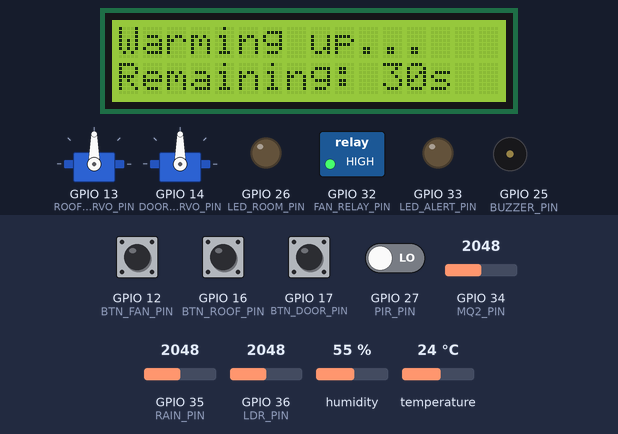
This program was run on a simulated ESP32. On the bench: 16×2 character LCD, 2 × servo, switched loads named in the program (green lamp = pin HIGH), output pins drawn as LEDs (lit = HIGH), buzzer (waves = sounding, pin HIGH). The test bench sets the inputs (shaded band); at power-on: GPIO 12 (BTN_FAN_PIN), GPIO 16 (BTN_ROOF_PIN), GPIO 17 (BTN_DOOR_PIN) HIGH, GPIO 27 (PIR_PIN) LOW, GPIO 34 (MQ2_PIN) = 2048, GPIO 35 (RAIN_PIN) = 2048, GPIO 36 (LDR_PIN) = 2048, humidity 55 %, temperature 24 °C. What the program prints to the serial monitor is not drawn.

Above: at 0.2 s.
At 4.2 s:
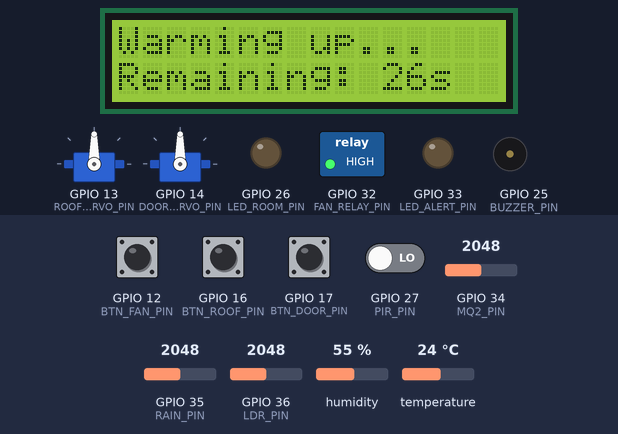
At 8.2 s:
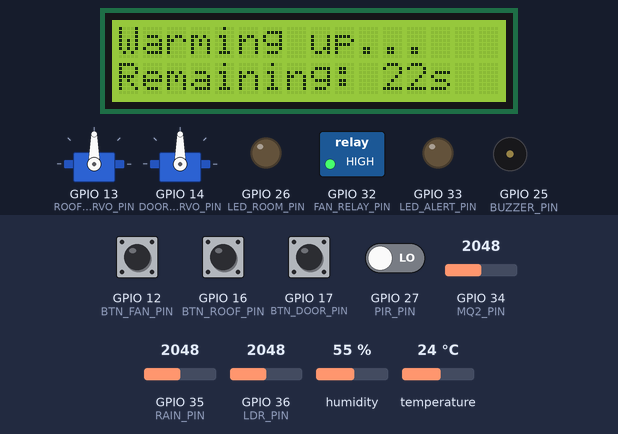
At 16.2 s:
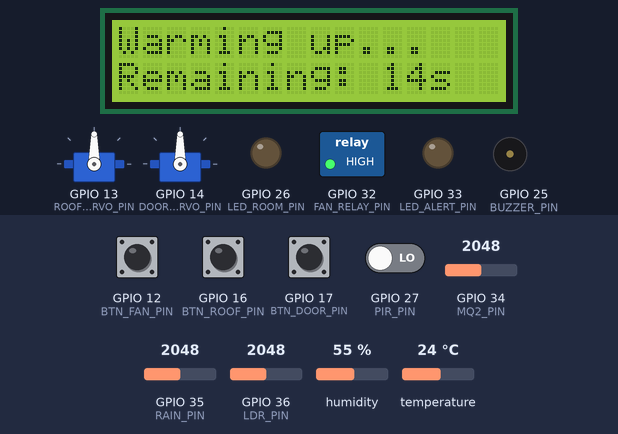
At 24.2 s:
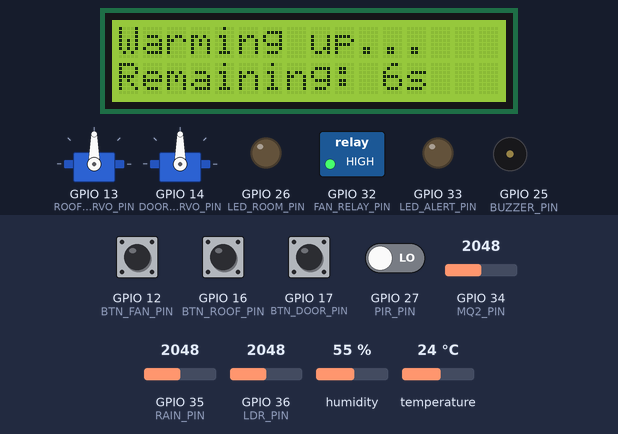
At 32.1 s:
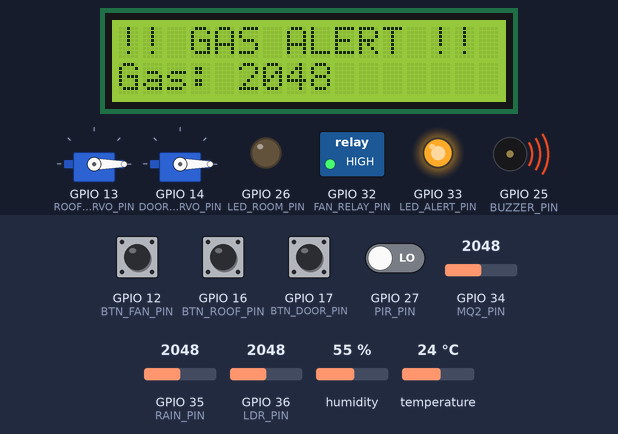
Timing chart, 0 to 33.6 s (numbered marks = the images above):
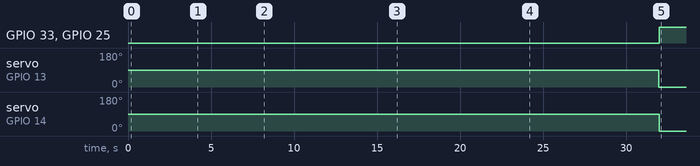

The program:

main.cpp
```cpp
#include <Arduino.h>
#include "config.h"
#include "secrets.h"
#include "SensorManager.h"
#include "ActuatorManager.h"
#include "ButtonManager.h"
#include "DisplayManager.h"
#include "RFIDManager.h"
#include "blynk_manager.h"
#include "HomeController.h"

SensorManager sensors;
ActuatorManager actuators;
ButtonManager buttons;
DisplayManager display;
RFIDManager rfid;
HomeController home;

unsigned long lastSensorRead = 0;

void setup()
{
    Serial.begin(115200);

    display.begin();
    sensors.begin();
    actuators.begin();
    buttons.begin();
    rfid.begin();
    home.begin();

    // TODO: replace with your own card's real UID (see test/main_stageC.backup.cpp to scan it)
    byte authorizedUID[] = {0x10, 0xCC, 0xD6, 0x0B};
    rfid.setAuthorizedUID(authorizedUID, sizeof(authorizedUID));

    display.runWarmup();

    // Blynk connects AFTER the warmup so the LCD countdown isn't delayed by a slow WiFi handshake
    blynkManager.begin();
}

void loop()
{
    unsigned long now = millis();

    buttons.update();
    blynkManager.run();

    if (now - lastSensorRead >= SENSOR_READ_INTERVAL_MS)
    {
        lastSensorRead = now;
        sensors.update();
    }

    // HomeController reads current sensor/button/RFID/Blynk state every loop and drives
    // all 6 automation rules + syncs the dashboard + fires the 2 alert events.
    home.update(sensors, actuators, buttons, rfid, blynkManager);

    // DisplayManager throttles itself internally (DISPLAY_UPDATE_MS) - safe to call every loop
    display.update(sensors.getTemperature(), sensors.isRaining(), sensors.getGasValue(), sensors.isDark());
}
```

secrets.h
```cpp
#pragma once

// Fill in your real values, then rename this file (or copy it) to "secrets.h" -
// "secrets.h" is gitignored so your token/password never get committed.
// Get BLYNK_AUTH_TOKEN from your Blynk.Console -> device -> Device Info.

#define BLYNK_AUTH_TOKEN "7Tp-K8ZE59v3Ghg0Jd-Pa2B_k0IzCNCE"
#define WIFI_SSID "3TL"
#define WIFI_PASS "68686868"
```

config.h
```cpp
#pragma once

// ==================== LCD I2C ====================
#define LCD_ADDR 0x27 // If LCD shows nothing, run an I2C scanner to check the real address (could be 0x3F)
#define LCD_COLS 16
#define LCD_ROWS 2

// ==================== DHT11 ====================
#define DHT_PIN 4
#define DHT_TYPE DHT11

// ==================== MQ2 (gas) ====================
#define MQ2_PIN 34             // Analog pin, input-only
#define GAS_THRESHOLD_HIGH 750 // Above this -> enter gas alert state
#define GAS_THRESHOLD_LOW 700  // Below this -> return to normal state (hysteresis to avoid flicker)

// ==================== Rain sensor ====================
#define RAIN_PIN 35 // Analog pin, input-only
// LOWER analog value means WETTER (depends on module, must be calibrated via Serial Monitor)
#define RAIN_WET_THRESHOLD 3200 // Below this -> considered raining
#define RAIN_DRY_THRESHOLD 3400 // Above this -> considered dry (gap between the two = hysteresis, avoids flicker)

// ==================== PIR (motion detection) ====================
#define PIR_PIN 27

// ==================== LDR (light level) ====================
#define LDR_PIN 36 // Analog pin, input-only (VP)
// TODO: calibrate direction via Serial Monitor - some modules read HIGHER when darker, others LOWER.
// Values below assume HIGHER raw value = darker; flip the comparison in SensorManager if yours is inverted.
#define LIGHT_DARK_THRESHOLD 3000   // Above this -> considered dark
#define LIGHT_BRIGHT_THRESHOLD 2500 // Below this -> considered bright (gap = hysteresis, avoids flicker)

// ==================== Servos ====================
#define ROOF_SERVO_PIN 13 // Roof/awning servo
#define DOOR_SERVO_PIN 14 // Door servo

// ==================== Buzzer / LED / Fan ====================
#define BUZZER_PIN 25

#define LED_ROOM_PIN 26  // Room light, auto/manual control
#define LED_ALERT_PIN 33 // Alert light (e.g. gas alert)
#define FAN_RELAY_PIN 32 // Controls the fan via relay/transistor

// ==================== RFID RC522 (SPI) ====================
// SCK=18, MISO=19, MOSI=23 are ESP32's default SPI pins, no need to define separately
#define RFID_SS_PIN 5
#define RFID_RST_PIN 15

// ==================== RFID authorized card ====================
// Điền UID thẻ hợp lệ sau khi quét bằng code test (ví dụ: {0xDE, 0xAD, 0xBE, 0xEF})
#define AUTHORIZED_UID_LENGTH 4

// ==================== Button ====================

#define BTN_ROOF_PIN 16
#define BTN_DOOR_PIN 17
#define BTN_FAN_PIN 12

// ==================== Servo angles ====================
#define ROOF_CLOSED_ANGLE 90
#define ROOF_OPEN_ANGLE 0
#define DOOR_CLOSED_ANGLE 90
#define DOOR_OPEN_ANGLE 0

// ==================== Fan temperature thresholds ====================
#define FAN_TEMP_ON_THRESHOLD 30  // Above this + motion detected -> fan on
#define FAN_TEMP_OFF_THRESHOLD 28 // Below this -> fan off (regardless of motion)

// ==================== HomeController timing ====================
#define LIGHT_MOTION_HOLD_MS 5000         // Keep light on this long after the last motion, while still dark
#define FAN_MOTION_HOLD_MS 5000           // Keep fan on this long after the last motion, while still hot
#define WRONG_CARD_BEEP_MS 1500           // Buzzer pulse duration for an unauthorized RFID card
#define WRONG_CARD_ATTEMPTS_LIMIT 3       // Number of consecutive wrong scans before the alarm triggers
#define GAS_DOOR_AUTO_CLOSE_DELAY_MS 3000 // Auto-close the door this long after gas returns to normal

// ==================== Blynk ====================
#define BLYNK_SENSOR_PUSH_MS 2000 // How often to push Temp/Gas values to the dashboard

// ==================== Timing ====================
#define WARMUP_SECONDS 30
#define SENSOR_READ_INTERVAL_MS 1000 // Read sensors every 1s
#define DISPLAY_UPDATE_MS 1000       // Update LCD every 1s
#define DEBOUNCE_DELAY_MS 50         // Button
```

Measured:
- by itself, GPIO 33 (LED_ALERT_PIN), GPIO 25 (BUZZER_PIN): LOW → HIGH at 32.0 s
- by itself, servo on GPIO 13 (ROOF_SERVO_PIN), servo on GPIO 14 (DOOR_SERVO_PIN): 90° → 0° at 32.0 s
- what the display in image 1 shows lasts 1.0 s, from 4.1 s to 5.1 s
